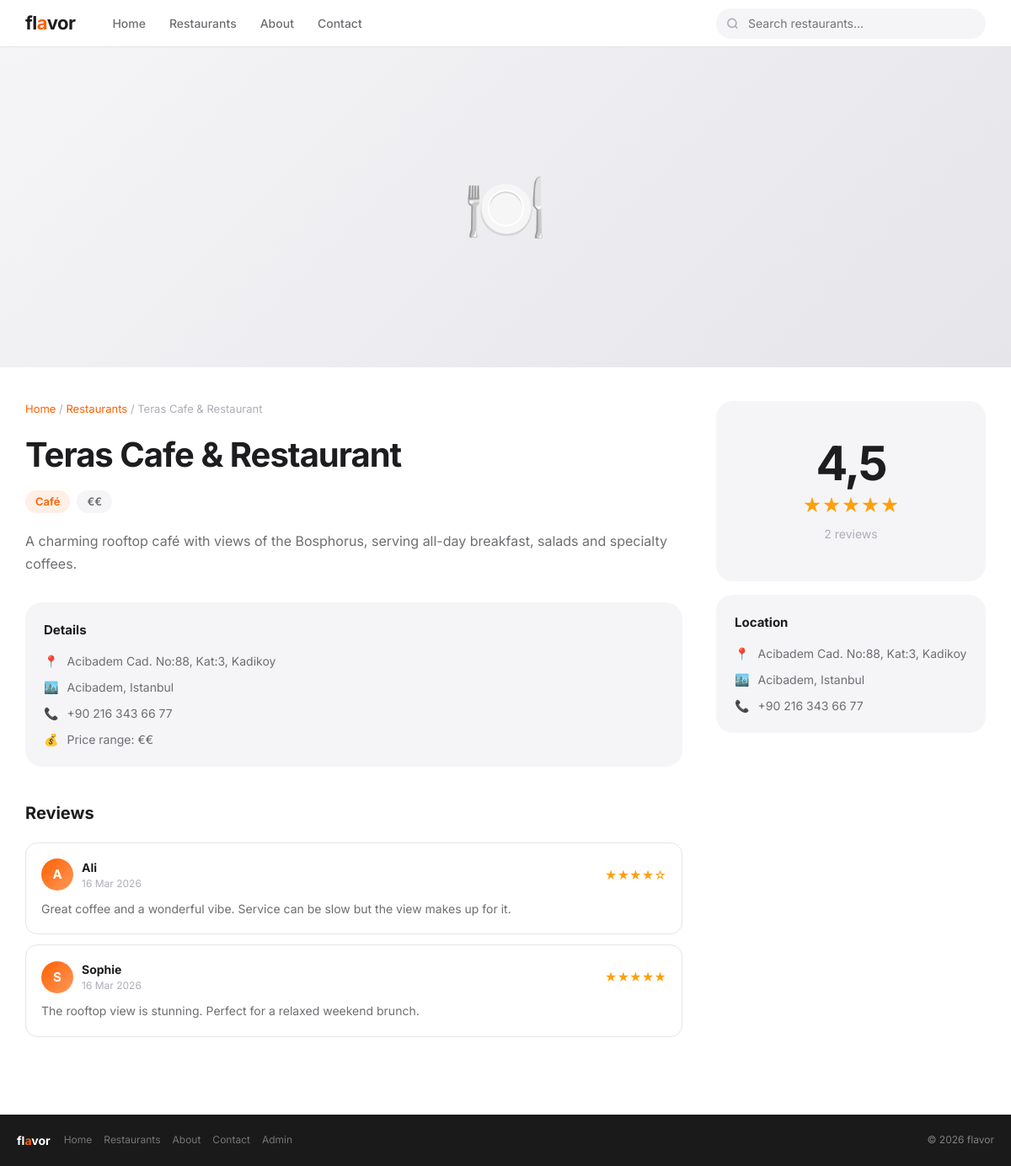
Screenshot of /restaurants/13/ with the database file from the repository.
### restaurants/models.py (models this page shows, shortened)
class Restaurant(models.Model):
    name = models.CharField(max_length=200)
    description = models.TextField()
    address = models.CharField(max_length=300)
    phone = models.CharField(max_length=20)
    price_range = models.CharField(max_length=1, choices=PRICE_CHOICES, default='2')
    category = models.ForeignKey(Category, on_delete=models.SET_NULL, null=True)
    location = models.ForeignKey(Location, on_delete=models.SET_NULL, null=True)
    created_at = models.DateTimeField(auto_now_add=True)
    def average_rating(self):
        avg = self.reviews.aggregate(avg=Avg('rating'))['avg']
        return round(avg, 1) if avg else None
    def price_display(self):
        return dict(PRICE_CHOICES).get(self.price_range, '€€')

class Category(models.Model):
    name = models.CharField(max_length=100)
    class Meta:
        verbose_name_plural = 'Categories'
    def __str__(self):
        return self.name

class Location(models.Model):
    city = models.CharField(max_length=100)
    district = models.CharField(max_length=100)
    def __str__(self):
        return f'{self.district}, {self.city}'

class Review(models.Model):
    restaurant = models.ForeignKey(Restaurant, on_delete=models.CASCADE, related_name='reviews')
    author = models.CharField(max_length=100)
    rating = models.IntegerField(choices=[(i, i) for i in range(1, 6)])
    text = models.TextField()
    created_at = models.DateTimeField(auto_now_add=True)

### restaurants/views.py (the view)
# urls.py: path('restaurants/<int:pk>/', views.restaurant_detail, name='restaurant_detail'),
def restaurant_detail(request, pk):
    restaurant = get_object_or_404(Restaurant, pk=pk)
    reviews = restaurant.reviews.all().order_by('-created_at')
    return render(request, 'restaurants/detail.html', {'restaurant': restaurant, 'reviews': reviews})

### templates/restaurants/detail.html (shortened to what this page needs)
{% extends 'base.html' %}
{% block content %}
<div class="detail-hero">
  <div class="detail-hero-ph">🍽️</div>
</div>
<div class="detail-wrap">
  <div>
    <div class="breadcrumb">
      <a href="{% url 'home' %}">Home</a> /
      <a href="{% url 'restaurant_list' %}">Restaurants</a> /
      {{ restaurant.name }}
    </div>
    <h1 class="detail-name">{{ restaurant.name }}</h1>
    <div class="detail-tags">
      <span class="tag tag-cat">{{ restaurant.category }}</span>
      <span class="tag tag-price">{{ restaurant.price_display }}</span>
    </div>
    <p class="detail-desc">{{ restaurant.description }}</p>
    <div class="info-card">
      <h4>Details</h4>
      <div class="info-row"><span class="info-icon">📍</span> {{ restaurant.address }}</div>
      <div class="info-row"><span class="info-icon">🏙️</span> {{ restaurant.location }}</div>
      <div class="info-row"><span class="info-icon">📞</span> {{ restaurant.phone }}</div>
      <div class="info-row"><span class="info-icon">💰</span> Price range: {{ restaurant.price_display }}</div>
    </div>
    <div class="reviews-section">
      <div class="reviews-title">Reviews</div>
      {% if reviews %}
        {% for review in reviews %}
        <div class="review-card">
          <div class="review-top">
            <div class="reviewer">
              <div class="avatar">{{ review.author|first|upper }}</div>
              <div>
                <div class="reviewer-name">{{ review.author }}</div>
                <div class="reviewer-date">{{ review.created_at|date:"d M Y" }}</div>
              </div>
            </div>
            <div class="review-stars">
              {% for i in "12345" %}{% if forloop.counter <= review.rating %}★{% else %}☆{% endif %}{% endfor %}
            </div>
          </div>
          <p class="review-text">{{ review.text }}</p>
        </div>
        {% endfor %}
      {% else %}
        <div class="empty" style="padding:40px 0">
          <div class="empty-icon">💬</div>
          <h3>No reviews yet</h3>
          <p>Be the first to review this restaurant.</p>
        </div>
      {% endif %}
    </div>
  </div>
  <aside>
    <div class="info-card">
      <div class="rating-box">
        {% with avg=restaurant.average_rating cnt=restaurant.reviews.count %}
        {% if avg %}
        <div class="rating-num">{{ avg }}</div>
        <div class="rating-stars">★★★★★</div>
        <div class="rating-cnt">{{ cnt }} review{{ cnt|pluralize }}</div>
        {% else %}
        <div style="font-size:15px;color:#adadb8;padding:12px 0">Not rated yet</div>
        {% endif %}
        {% endwith %}
      </div>
    </div>
    <div class="info-card">
      <h4>Location</h4>
      <div class="info-row"><span class="info-icon">📍</span> {{ restaurant.address }}</div>
      <div class="info-row"><span class="info-icon">🏙️</span> {{ restaurant.location }}</div>
      <div class="info-row"><span class="info-icon">📞</span> {{ restaurant.phone }}</div>
    </div>
  </aside>
</div>
{% endblock %}

### static/css/style.css (style rules this page uses)
:root { --font: "Inter", -apple-system, BlinkMacSystemFont, "Helvetica Neue", Arial, sans-serif; --text: #1d1d1f; --text-2: #6e6e73; --text-3: #adadb8; --bg: #ffffff; --bg-2: #f5f5f7; --bg-3: #fafafa; --border: #e5e5ea; --accent: #ff6000; --accent-dk: #e05500; --green: #34c759; --nav-h: 56px; --r: 14px; --r-lg: 20px; --shadow: 0 2px 12px rgba(0,0,0,0.07); --shadow-lg: 0 8px 32px rgba(0,0,0,0.10); }
*, *::before, *::after { box-sizing: border-box; margin: 0; padding: 0; }
html { scroll-behavior: smooth; height: 100%; }
body { font-family: var(--font); color: var(--text); background: var(--bg); -webkit-font-smoothing: antialiased; line-height: 1.5; min-height: 100vh; display: flex; flex-direction: column; }
a { text-decoration: none; color: inherit; }
.detail-hero { height: 380px; background: var(--bg-2); overflow: hidden; position: relative; }
.detail-hero-ph { height: 100%; display: flex; align-items: center; justify-content: center; font-size: 80px; background: linear-gradient(135deg, #f5f5f7, #e5e5ea); }
.detail-wrap { max-width: 1180px; margin: 0 auto; padding: 40px 20px 80px; display: grid; grid-template-columns: 1fr 320px; gap: 40px; align-items: start; }
.breadcrumb { font-size: 13px; color: var(--text-3); margin-bottom: 14px; }
.breadcrumb a { color: var(--accent); }
.detail-name { font-size: clamp(26px, 4vw, 40px); font-weight: 700; letter-spacing: -1px; margin-bottom: 12px; }
.detail-tags { display: flex; gap: 8px; flex-wrap: wrap; margin-bottom: 20px; }
.tag { display: inline-flex; align-items: center; gap: 4px; padding: 4px 12px; border-radius: 50px; font-size: 13px; font-weight: 600; }
.tag-cat { background: rgba(255,96,0,0.1); color: var(--accent); }
.tag-price { background: var(--bg-2); color: var(--text-2); }
.detail-desc { font-size: 16px; color: var(--text-2); line-height: 1.7; margin-bottom: 32px; }
.info-card { background: var(--bg-2); border-radius: var(--r-lg); padding: 22px; margin-bottom: 16px; }
.info-card h4 { font-size: 15px; font-weight: 700; margin-bottom: 14px; }
.info-row { display: flex; gap: 10px; font-size: 14px; color: var(--text-2); margin-bottom: 10px; align-items: flex-start; }
.info-row:last-child { margin-bottom: 0; }
.info-icon { flex-shrink: 0; color: var(--text-3); }
.rating-box { text-align: center; padding: 24px; }
.rating-num { font-size: 56px; font-weight: 700; letter-spacing: -2px; color: var(--text); line-height: 1; }
.rating-stars { font-size: 22px; color: #ff9f0a; margin: 6px 0; }
.rating-cnt { font-size: 14px; color: var(--text-3); }
.reviews-section { margin-top: 40px; }
.reviews-title { font-size: 20px; font-weight: 700; margin-bottom: 20px; }
.review-card { border: 1px solid var(--border); border-radius: var(--r); padding: 18px; margin-bottom: 12px; }
.review-top { display: flex; justify-content: space-between; align-items: center; margin-bottom: 10px; }
.reviewer { display: flex; align-items: center; gap: 10px; }
.avatar { width: 38px; height: 38px; border-radius: 50%; background: linear-gradient(135deg, var(--accent), #ff9a5c); color: #fff; font-weight: 700; font-size: 15px; display: flex; align-items: center; justify-content: center; flex-shrink: 0; }
.reviewer-name { font-size: 14px; font-weight: 700; }
.reviewer-date { font-size: 12px; color: var(--text-3); }
.review-stars { color: #ff9f0a; font-size: 14px; }
.review-text { font-size: 14px; color: var(--text-2); line-height: 1.6; }

### rows the page displays
Restaurant: name "Teras Cafe & Restaurant", category "Café", price_display "€€", description "A charming rooftop café with views of the Bosphorus, serving all-day breakfast, salads and specialty coffees.", address "Acibadem Cad. No:88, Kat:3, Kadikoy", location "Acibadem, Istanbul", phone "+90 216 343 66 77"
Review: author|first "A", author "Ali", created_at "16 Mar 2026", rating 4 (drawn), text "Great coffee and a wonderful vibe. Service can be slow but the view makes up for it."
Review: author|first "S", author "Sophie", created_at "16 Mar 2026", text "The rooftop view is stunning. Perfect for a relaxed weekend brunch."

### other values shown
{{ avg }} "4,5"
{{ cnt }} "2"
